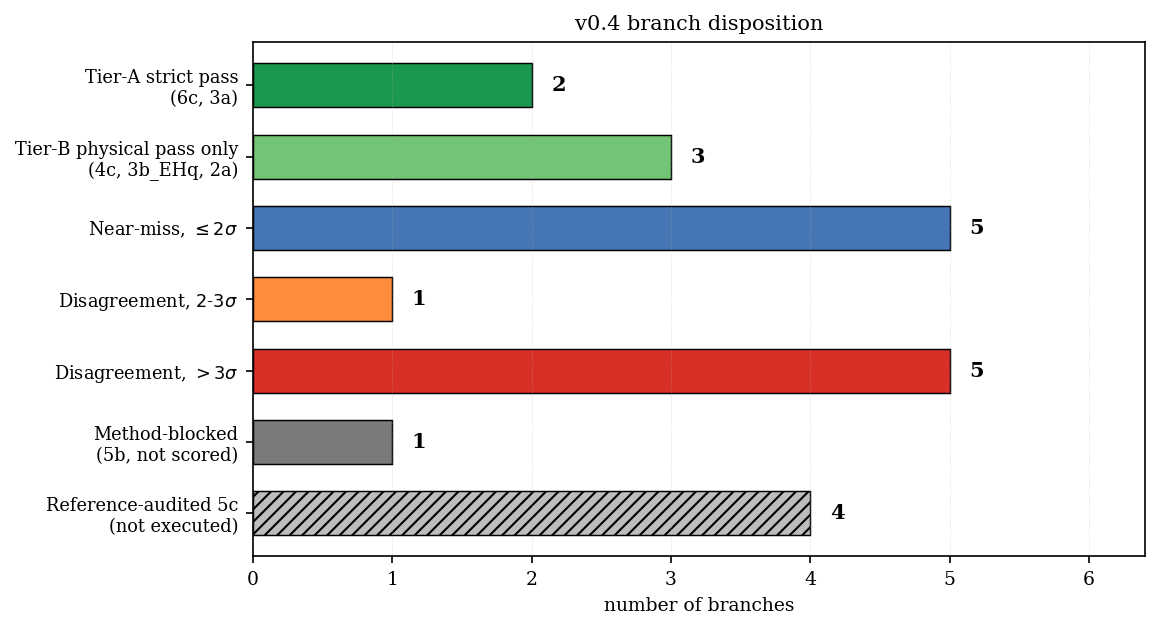

Python code for this plot:
#!/usr/bin/env python3
"""Figure 3 - Branch disposition.

Horizontal bar chart of the v0.4 disposition, in mutually-exclusive categories,
counted from branch_data.csv (audited). The 5c cationic-zeolite family is shown
as a separate, hatched, reference-audited (not-executed) annotation - it is NOT
a scalar-scored branch. Numbers are computed from the CSV, never hand-typed.

Run:  .venv/bin/python paper/v3_author_written/figures/fig3_branch_disposition.py
"""
import csv
import os
import matplotlib
matplotlib.use("Agg")
import matplotlib.pyplot as plt

HERE = os.path.dirname(os.path.abspath(__file__))
DATA = os.path.join(HERE, "branch_data.csv")


def load():
    rows = [l for l in open(DATA) if not l.startswith("#")]
    return list(csv.DictReader(rows))


def main():
    plt.rcParams.update({"font.family": "serif", "font.size": 9})
    rows = load()
    strict = [r for r in rows if r["tierA"] == "PASS"]
    tierb_only = [r for r in rows if r["tierA"] == "FAIL" and r["tierB"] == "PASS"]
    near = [r for r in rows if r["tierB"] == "FAIL" and r["bclass"] == "le2"]
    tw = [r for r in rows if r["bclass"] == "2to3"]
    gt = [r for r in rows if r["bclass"] == "gt3"]
    blocked = [r for r in rows if r["bclass"] == "blocked"]

    # (label, count, color, hatch). 5c is an annotation, not a CSV row.
    # Branch names in the strict / Tier-B-only labels are DATA-DERIVED from the same
    # rows used for the counts, so they can never drift from the disposition (the
    # previous hard-coded "(6c, 4c)" / "(3b_EHq)" went stale after the v0.4.2 rebuild).
    strict_names = ", ".join(r["branch"] for r in strict)
    tierb_only_names = ", ".join(r["branch"] for r in tierb_only)
    cats = [
        (f"Tier-A strict pass\n({strict_names})", len(strict), "#1a9850", None),
        (f"Tier-B physical pass only\n({tierb_only_names})", len(tierb_only), "#74c476", None),
        (r"Near-miss, $\leq 2\sigma$", len(near), "#4575b4", None),
        (r"Disagreement, $2$-$3\sigma$", len(tw), "#fd8d3c", None),
        (r"Disagreement, $>3\sigma$", len(gt), "#d73027", None),
        ("Method-blocked\n(5b, not scored)", len(blocked), "#7a7a7a", None),
        ("Reference-audited 5c\n(not executed)", 4, "#bdbdbd", "////"),
    ]
    labels = [c[0] for c in cats][::-1]
    counts = [c[1] for c in cats][::-1]
    colors = [c[2] for c in cats][::-1]
    hatches = [c[3] for c in cats][::-1]

    fig, ax = plt.subplots(figsize=(7.8, 4.3))
    ypos = range(len(labels))
    bars = ax.barh(list(ypos), counts, height=0.62, color=colors,
                   edgecolor="black", lw=0.7)
    for b, h in zip(bars, hatches):
        if h:
            b.set_hatch(h)
    for y, c in zip(ypos, counts):
        ax.text(c + 0.14, y, str(c), va="center", fontsize=10, fontweight="bold")
    ax.set_yticks(list(ypos))
    ax.set_yticklabels(labels, fontsize=8.5)
    ax.set_ylim(-0.6, len(labels) - 0.4)
    ax.set_xlabel("number of branches")
    ax.set_xlim(0, max(counts) + 1.4)
    ax.set_title("v0.4 branch disposition", fontsize=10)
    ax.grid(True, axis="x", ls=":", lw=0.4, alpha=0.5)
    fig.tight_layout()
    out = os.path.join(HERE, "fig3_branch_disposition.pdf")
    fig.savefig(out, bbox_inches="tight")
    fig.savefig(out.replace(".pdf", ".png"), dpi=150, bbox_inches="tight")
    print("wrote", out, "| scalar rows:", len(strict) + len(tierb_only) + len(near) + len(tw) + len(gt))


if __name__ == "__main__":
    main()
